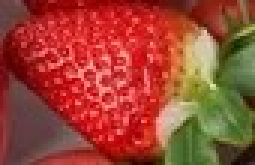
#> input picture 1207070031_Deriz_PCD10/stroberi.jpg, 85 x 55 px (shown 3 times larger)
$ jupyter execute 'Menghitung deteksi sawit dengan template matching.ipynb'
#> lines starting #> are read from the running program, lines starting #| are printed output that depends on the picture; after the words box and inside, x2 and y2 are one past the last pixel; in counts of white or black regions, pixels touching at a corner belong together
[cell 1]
# tampilkan kedua gambar
import cv2
import numpy as np
from matplotlib import pyplot as plt
# panggil dan konversi warna agar sesuai dengan Matplotlib
stroberi = cv2.imread('stroberi.jpg')
#> stroberi is the input picture: shape (55, 85, 3); mean B, G, R 51, 68.7, 156
stroberi = cv2.cvtColor(stroberi, cv2.COLOR_BGR2RGB)
# panggil dan konversi warna agar sesuai dengan Matplotlib
buah = cv2.imread('buah buahan.jpg')
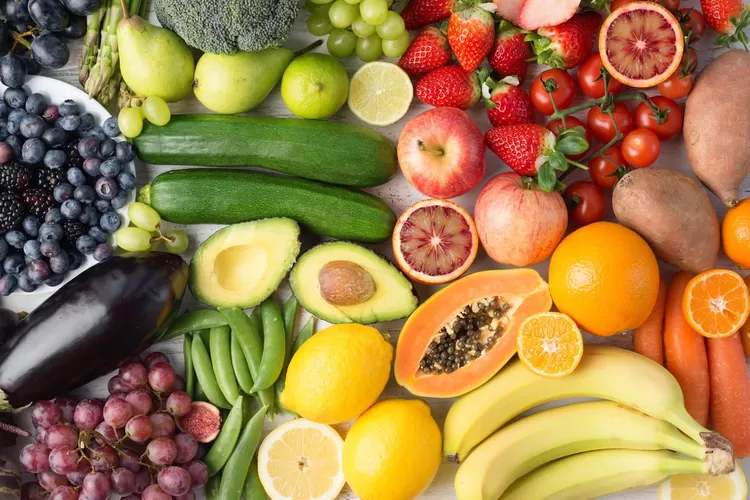
#> input picture 1207070031_Deriz_PCD10/buah buahan.jpg, 750 x 500 px
#> buah is the input picture: shape (500, 750, 3); mean B, G, R 72.3, 124.6, 158.2
buah = cv2.cvtColor(buah, cv2.COLOR_BGR2RGB)
plt.subplot(121),plt.imshow(stroberi), plt.title('stroberi')
plt.subplot(122),plt.imshow(buah), plt.title('buah buahan')
plt.show()
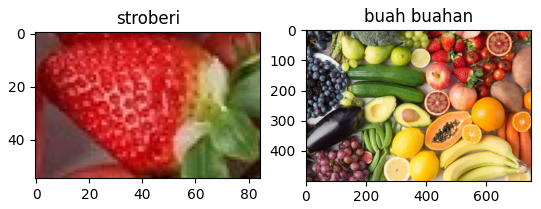
#> figure drawn by matplotlib, 2 panels

[cell 2]
import cv2
import numpy as np
from matplotlib import pyplot as plt
## membaca gambar utuh untuk dicari
img_rgb = cv2.imread('buah buahan.jpg')
img_gray = cv2.cvtColor(img_rgb, cv2.COLOR_BGR2GRAY)
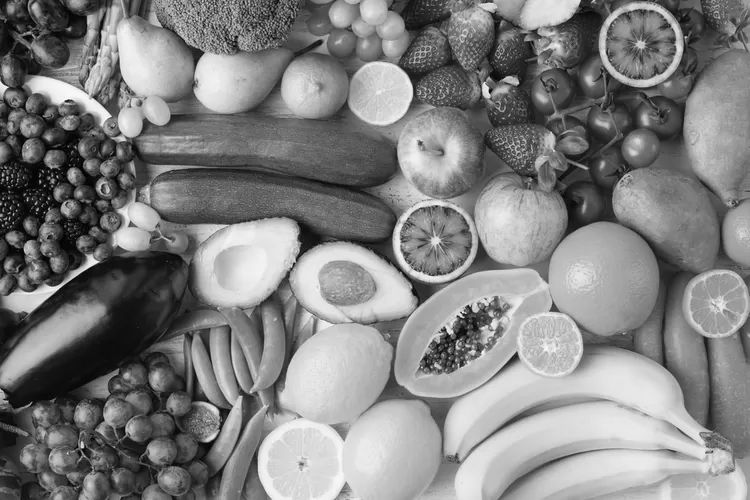
#> img_gray: shape (500, 750); min 0, max 255, mean 128.7
## membaca template
template = cv2.imread('stroberi.jpg',0)
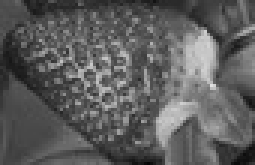
#> template: shape (55, 85) (shown 3 times larger); min 5, max 224, mean 92.9
## ukuran template. ukuran ini akan digunakan untuk menggambar kotak
w, h = template.shape[::-1]
#> w = 85; h = 55
# menggunakan metode COEFF-NORMALIZED
res = cv2.matchTemplate(img_gray,template,cv2.TM_CCOEFF_NORMED)
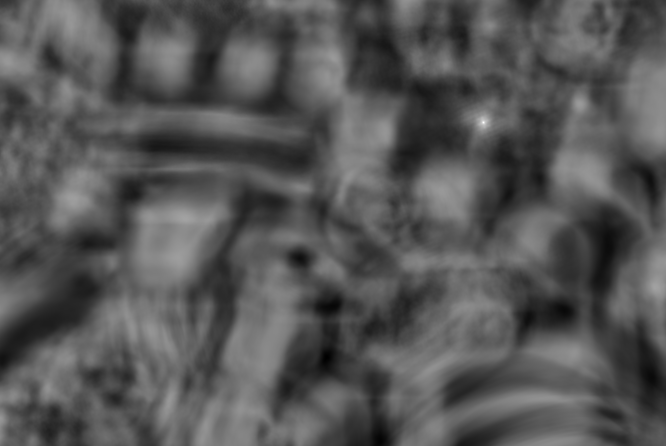
#> res: shape (446, 666) float32; min -0.496, max 0.995, mean 0.00736; drawn with min black and max white
# Nilai threshold atau ambang batas deteksi kemiripan titik.
# Lakukan eksperimen dengan merubah nilai ini
threshold = 0.15
loc = np.where(res >= threshold)
#> loc = 67134 positions, rows 0 to 445, columns 0 to 665
## membuat array kosong untuk menyimpan lokasi-lokasi dari hasil deteksi
lspoint=[]
lspoint2=[]
count = 0 # untuk menyimpan jumlah matching yang ditemukan
for pt in zip(*loc[::-1]):
    ## jika sudah ada, skip lokasi tersebut
    if pt[0] not in lspoint and pt[1] not in lspoint2:
        ## gambar persegi warna kuning dengan ketebalan dua poin
        cv2.rectangle(img_rgb, pt, (pt[0] + w, pt[1] + h), (0,255,255), 2)
        for i in range(((pt[0])-9), ((pt[0])+9),1):
            ## tambahkan koordinat x ke list
            lspoint.append(i)
        for k in range(((pt[1])-9), ((pt[1])+9),1):
            ## tambahkan koordinat y ke list
            lspoint2.append(k)
        count+=1 ### berapa jumlah matching yang ditemukan?
    else:
        continue
#> this loop made 67134 passes
#> pt on passes 1 to 12: (44, 0), (45, 0), (46, 0), (47, 0), (48, 0), (49, 0), (50, 0), (51, 0), (52, 0), (53, 0), (54, 0), (55, 0)
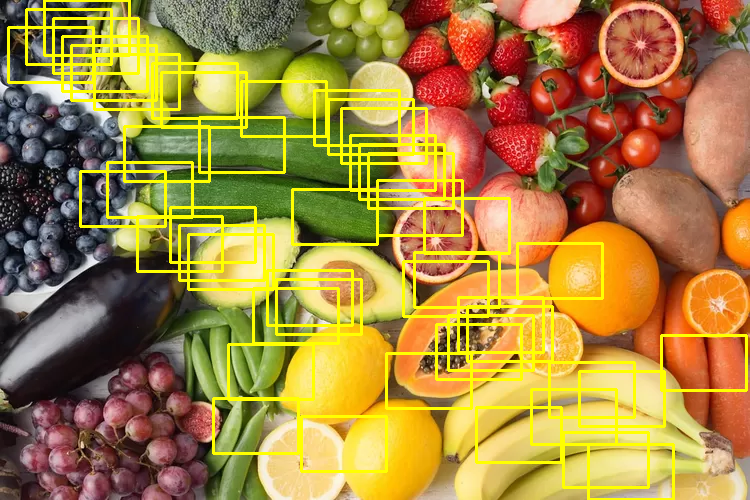
#> img_rgb: shape (500, 750, 3); 9.8% of pixels changed, all inside (x1, y1, x2, y2) = (7, 0, 748, 500)
#> after the loop, count = 48; lspoint = 864 values, max 669 at index 683, min -1 at index 54, mean 296.6; lspoint2 = 864 values, max 452 at index 863, min -9 at index 0, mean 212.9
print ("Jumlah objek ditemukan ", count)
#| Jumlah objek ditemukan  48

## tampilkan dengan imshow
plt.imshow(img_rgb)
plt.show()
